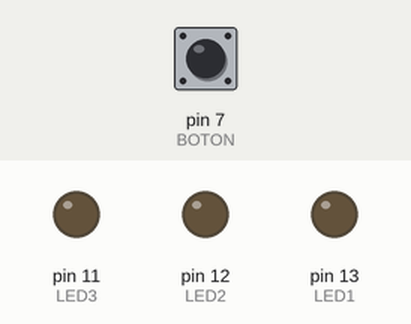
The sketch below on a simulated Arduino Uno, built with avr-gcc and run on an emulated ATmega328P. Parts: output pins drawn as LEDs (lit = HIGH). Dashed ring = blinking. Inputs (shaded band) come from the test bench; at power-on: pin 7 (BOTON) HIGH.

Above: at 1.2 s.
1.3 s: pin 7 (BOTON) pulled LOW for 0.15 s
At 2.7 s:
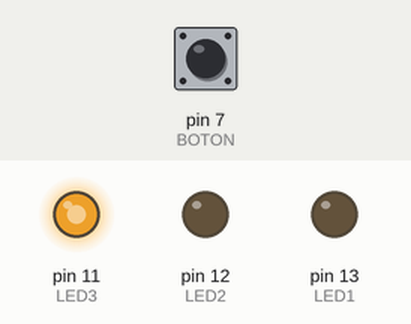
3.0 s: pin 7 (BOTON) pulled LOW for 1 s
At 3.25 s:
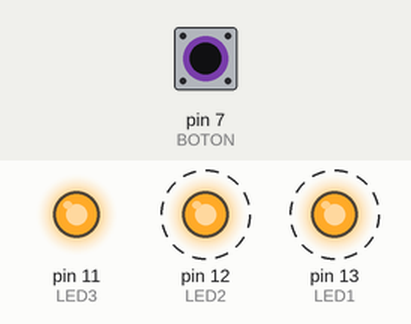
6.0 s: pin 7 (BOTON) pulled LOW for 0.15 s
At 6.4 s:
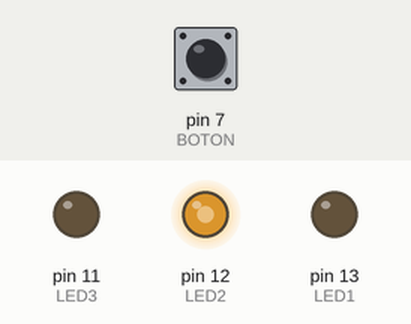
7.6 s: pin 7 (BOTON) pulsed LOW 2 times (0.12 s each, 0.3 s apart)
At 8.7 s:
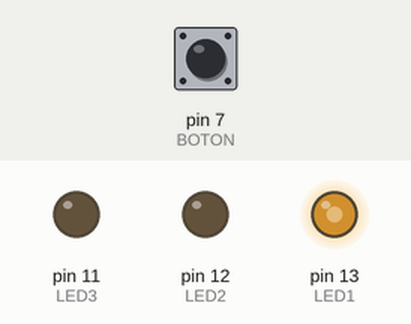
11.2 s: pin 7 (BOTON) pulled LOW for 3.2 s
At 12.3 s:
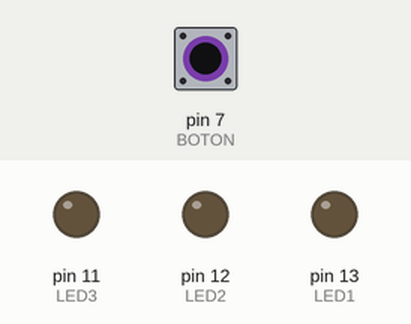
15.9 s: pin 7 (BOTON) pulsed LOW 5 times (0.12 s each, 0.3 s apart)
At 16.45 s:
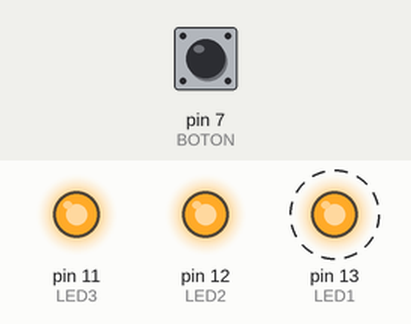
Timing chart, 0 to 18.9 s (numbered marks = the images above; inputs shaded):
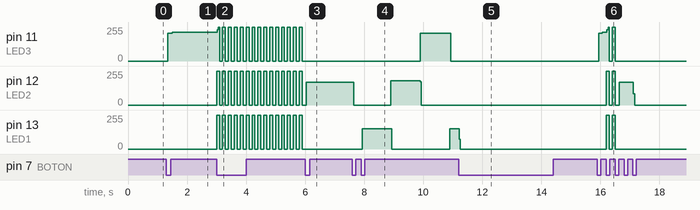

Measured:
- after the input at 1.3 s, pin 11 (LED3): 0/255 → 208/255 at once, → 214/255 0.16 s later
- after the input at 3.0 s, pin 11 (LED3): 214/255 → 235/255 at once, then moves between 0/255 and 255/255, repeating every 0.60 s; pin 12 (LED2), pin 13 (LED1): alternates 255/255 for 0.10 s and 0/255 for 0.10 s, starting at once
- after the input at 6.0 s, pin 11 (LED3), pin 13 (LED1): stops changing and stays 0/255
- after the input at 7.6 s, pin 11 (LED3): 0/255 → 208/255 after 2.3 s, → 0/255 1.0 s later; pin 12 (LED2): 171/255 → 0/255 at once, → 182/255 1.3 s later, → 0/255 1.0 s later; pin 13 (LED1): 0/255 → 151/255 after 0.34 s, → 0/255 1.0 s later, → 151/255 2.0 s later
- after the input at 11.2 s, pin 11 (LED3): stays 0/255 (without the input it goes to 208/255 after 1.7 s); pin 12 (LED2): stays 0/255 (without the input it goes to 191/255 after 0.70 s)
- after the input at 15.9 s, pin 11 (LED3): 0/255 → 208/255 at once, → 214/255 0.12 s later, → 0/255 0.16 s later, → 255/255 0.18 s later, … (5 changes in this stretch); pin 12 (LED2): 0/255 → 255/255 after 0.30 s, → 0/255 0.10 s later, → 255/255 0.10 s later, → 0/255 0.10 s later, … (6 changes in this stretch)

The sketch:

leds_circuit_laboratory_21.ino
```cpp
#define LED1 13
#define LED2 12
#define LED3 11
#define BOTON 7

int estPulsador = 0;
int estAnterior = HIGH;
int modo = 0;

unsigned long timeAnterior = 0;
unsigned long ultRebote = 0;

int pasoSemaforo = 0;

void setup() {
  pinMode(LED1, OUTPUT);
  pinMode(LED2, OUTPUT);
  pinMode(LED3, OUTPUT);
  pinMode(BOTON, INPUT_PULLUP);

  apagarTodo();
}

void apagarTodo() {
  digitalWrite(LED1, LOW);
  digitalWrite(LED2, LOW);
  digitalWrite(LED3, LOW);
}

void loop() {

  unsigned long timeActual = millis();
  estPulsador = digitalRead(BOTON);

  if (estPulsador == LOW && estAnterior == HIGH && (timeActual - ultRebote > 200)) {

    modo++;
    if (modo > 5) modo = 0;

    if (modo == 5) {
      pasoSemaforo = 0;
      timeAnterior = millis();
    }

    ultRebote = timeActual;
  }

  estAnterior = estPulsador;

  switch (modo) {

    case 0:
      apagarTodo();
      break;

    case 1:
      apagarTodo();
      digitalWrite(LED3, HIGH);
      break;

    case 2:
      digitalWrite(LED1, HIGH);
      digitalWrite(LED2, HIGH);
      digitalWrite(LED3, HIGH);
      delay(100);
      apagarTodo();
      delay(100);
      break;

    case 3:
      apagarTodo();
      digitalWrite(LED2, HIGH);
      break;

    case 4:
      apagarTodo();
      break;

    case 5:
      modoSemaforo();
      break;
  }
}

void modoSemaforo() {

  if (millis() - timeAnterior >= 1000) {
    timeAnterior = millis();
    pasoSemaforo++;
    if (pasoSemaforo > 2) pasoSemaforo = 0;
  }

  apagarTodo();

  if (pasoSemaforo == 0) {
    digitalWrite(LED1, HIGH);
  }
  else if (pasoSemaforo == 1) {
    digitalWrite(LED2, HIGH);
  }
  else if (pasoSemaforo == 2) {
    digitalWrite(LED3, HIGH);
  }
}
```
